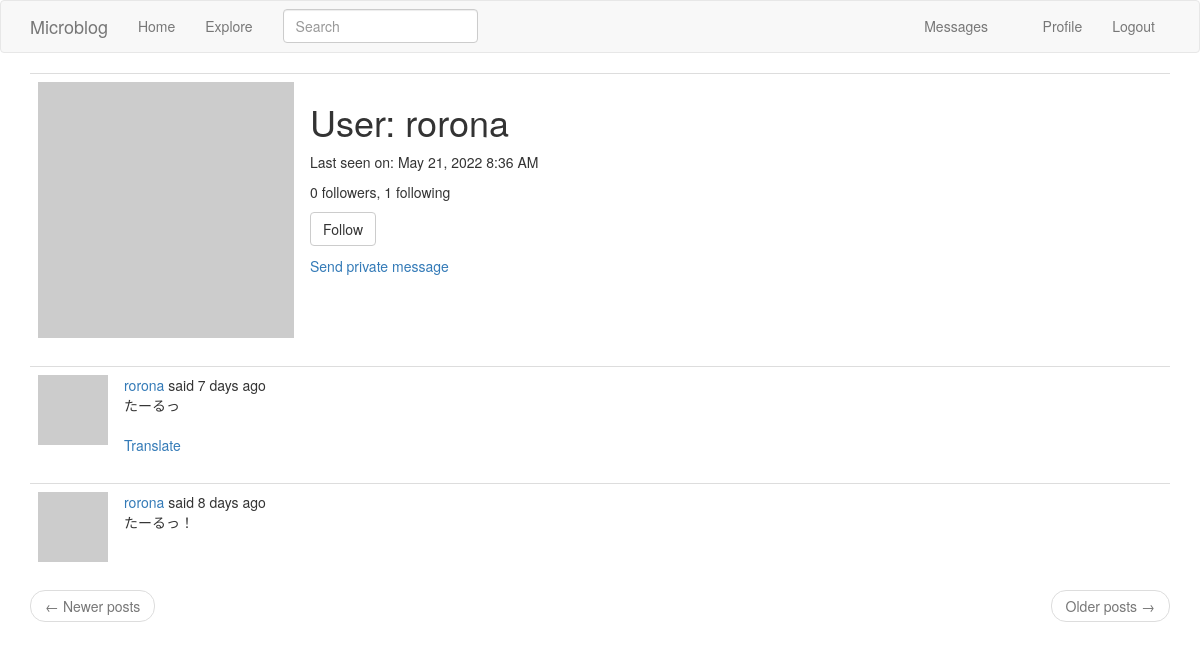
Before: /user/rorona (signed in) with the older database file.
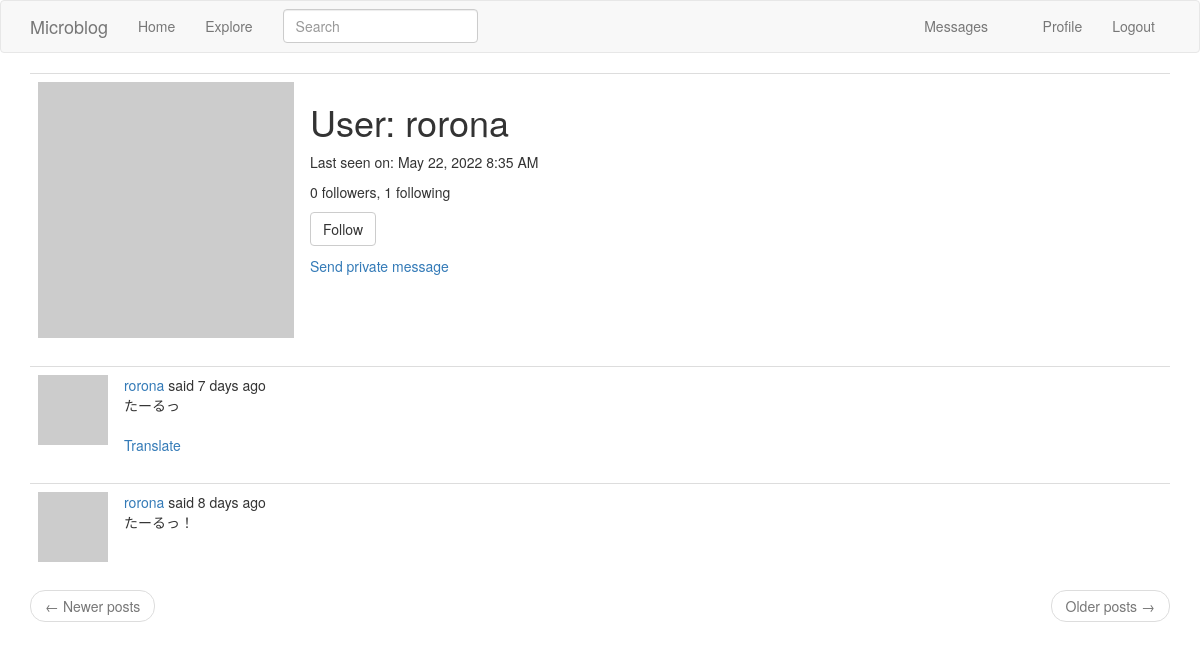
After: the same page with the newer database file.
### app/models.py (models this page shows, shortened)
class PaginatedAPIMixin(object):
    @staticmethod
    def to_collection_dict(query, page, per_page, endpoint, **kwargs):
        resources = query.paginate(page, per_page, False)
        data = {
            'items': [item.to_dict() for item in resources.items],
            '_meta': {
                'page': page,
                'per_page': per_page,
                'total_pages': resources.pages,
                'total_items': resources.total
            },
            '_links': {
                'self': url_for(endpoint, page=page, per_page=per_page,
                                **kwargs),
                'next': url_for(endpoint, page=page + 1, per_page=per_page,
                                **kwargs) if resources.has_next else None,
                'prev': url_for(endpoint, page=page - 1, per_page=per_page,
                                **kwargs) if resources.has_prev else None,
            }
        }
        return data

class User(PaginatedAPIMixin, UserMixin, db.Model):
    id = db.Column(db.Integer, primary_key=True)
    username = db.Column(db.String(64), index=True, unique=True)
    email = db.Column(db.String(120), index=True, unique=True)
    password_hash = db.Column(db.String(128))
    posts = db.relationship('Post', backref='author', lazy='dynamic')
    about_me = db.Column(db.String(140))
    last_seen = db.Column(db.DateTime, default=datetime.utcnow)
    followed = db.relationship(
        'User', secondary=followers,
        primaryjoin=(followers.c.follower_id == id),
        secondaryjoin=(followers.c.followed_id == id),
        backref=db.backref('followers', lazy='dynamic'), lazy='dynamic')
    messages_sent = db.relationship('Message',
                                    foreign_keys='Message.sender_id',
                                    backref='author', lazy='dynamic')
    messages_received = db.relationship('Message',
                                        foreign_keys='Message.recipient_id',
                                        backref='recipient', lazy='dynamic')
    last_message_read_time = db.Column(db.DateTime)
    notifications = db.relationship('Notification', backref='user',
                                    lazy='dynamic')
    tasks = db.relationship('Task', backref='user', lazy='dynamic')
    token = db.Column(db.String(32), index=True, unique=True)
    token_expiration = db.Column(db.DateTime)
    def avatar(self, size):
        digest = md5(self.email.lower().encode('utf-8')).hexdigest()
        return 'https://www.gravatar.com/avatar/{}?d=identicon&s={}'.format(
            digest, size)
    def is_following(self, user):
        return self.followed.filter(
            followers.c.followed_id == user.id).count() > 0
    def new_messages(self):
        last_read_time = self.last_message_read_time or datetime(1900, 1, 1)
        return Message.query.filter_by(recipient=self).filter(
            Message.timestamp > last_read_time).count()
    def get_tasks_in_progress(self):
        return Task.query.filter_by(user=self, complete=False).all()

### app/main/routes.py (the view)
@bp.route('/user/<username>')
@login_required
def user(username):
    user = User.query.filter_by(username=username).first_or_404()
    page = request.args.get('page', 1, type=int)
    posts = user.posts.order_by(Post.timestamp.desc()).paginate(
        page, current_app.config['POSTS_PER_PAGE'], False)
    next_url = url_for('main.user', username=user.username,
                       page=posts.next_num) if posts.has_next else None
    prev_url = url_for('main.user', username=user.username,
                       page=posts.prev_num) if posts.has_prev else None
    form = EmptyForm()
    return render_template('user.html', user=user, posts=posts.items,
                           next_url=next_url, prev_url=prev_url, form=form)

### app/main/forms.py
class SearchForm(FlaskForm):
    q = StringField(_l('Search'), validators=[DataRequired()])
    def __init__(self, *args, **kwargs):
        if 'formdata' not in kwargs:
            kwargs['formdata'] = request.args
        if 'meta' not in kwargs:
            kwargs['meta'] = {'csrf': False}
        super().__init__(*args, **kwargs)

class EmptyForm(FlaskForm):
    submit = SubmitField('Submit')

### app/main/routes.py (called while the page is built)
@bp.before_app_request
def before_request():
    if current_user.is_authenticated:
        current_user.last_seen = datetime.utcnow()
        db.session.commit()
        g.search_form = SearchForm()
    g.locale = str(get_locale())

### app/models.py (called while the page is built)
@login.user_loader
def load_user(id):
    return User.query.get(int(id))

    @classmethod
    def before_commit(cls, session):
        session._changes = {
            'add': list(session.new),
            'update': list(session.dirty),
            'delete': list(session.deleted)
        }

### app/templates/user.html (shortened to what this page needs)
{% extends "base.html" %}
{% block app_content %}
    <table class="table table-hover">
        <tr>
            <td width="256px">
                <img src="{{ user.avatar(256) }}"
                     alt="{{ user.username }}'s avatar"
                     height="256"
                     width="256"/>
            </td>
            <td>
                <h1>{{ _('User') }}: {{ user.username }}</h1>
                {% if user.last_seen %}
                    <p>
                        {{ _('Last seen on') }}: {{ moment(user.last_seen).format('LLL') }}
                    </p>
                {% endif %}
                <p>
                    {{ _('%(count)d followers', count=user.followers.count()) }}, {{ _('%(count)d following', count=user.followed.count()) }}
                </p>
                {% if user == current_user %}
                    <p>
                        <a href="{{ url_for('main.edit_profile') }}">{{ _('Edit your profile') }}</a>
                    </p>
                    {% if not current_user.get_task_in_progress('export_posts') %}
                    <p>
                        <a href="{{ url_for('main.export_posts') }}">
                            {{ _('Export your posts') }}
                        </a>
                    </p>
                    {% endif %}
                {% elif not current_user.is_following(user) %}
                    <p>
                        <form action="{{ url_for('main.follow', username=user.username) }}"
                              method="post">
                            {{ form.submit(value=_('Follow'), class_='btn btn-default') }}
                        </form>
                    </p>
                {% endif %}
                {% if user != current_user %}
                <p>
                    <a href="{{ url_for('main.send_message',
                                        recipient=user.username) }}">
                        {{ _('Send private message') }}
                    </a>
                </p>
                {% endif %}
            </td>
        </tr>
    </table>
    {% for post in posts %}
        {% include '_post.html' %}
    {% endfor %}
    {% include "_page_nav.html" %}
{% endblock app_content %}

Changed rows visible on the page:
changed User "rorona": last_seen "May 21, 2022 8:36 AM" → "May 22, 2022 8:35 AM"
